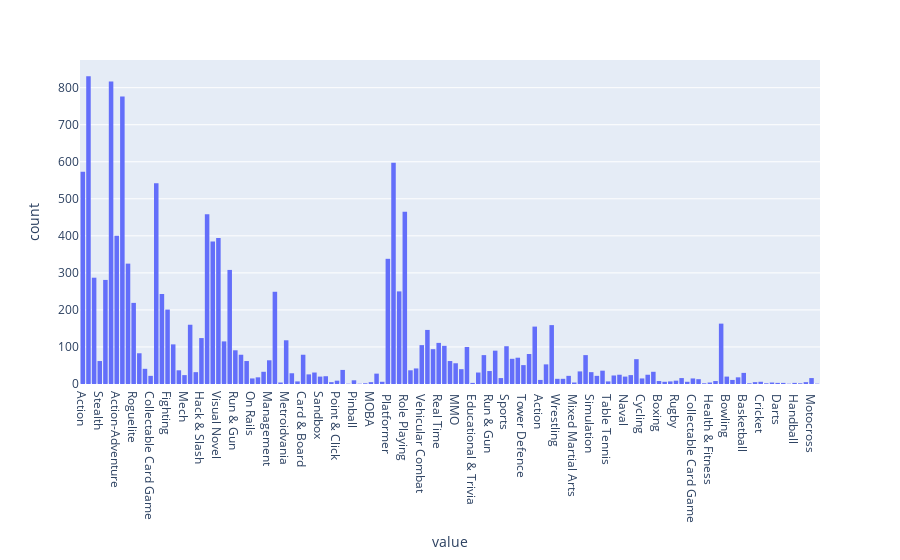

The notebook cell this image was saved under:
### Code cell
px.histogram(df, x="value")

### Figure 1 — Plotly figure (JSON) as saved in the notebook; plotly's stock layout.template omitted (floating-point values rounded to 4 significant figures; data arrays with more than 128 entries replaced by an {"elided": "..."} marker saying what was removed)
{"data": [{"alignmentgroup": "True", "bingroup": "x", "hovertemplate": "value=%{x}<br>count=%{y}<extra></extra>", "legendgroup": "", "marker": {"color": "#636efa", "pattern": {"shape": ""}}, "name": "", "offsetgroup": "", "orientation": "v", "showlegend": false, "type": "histogram", "x": {"elided": "13332 str values"}, "xaxis": "x", "yaxis": "y"}], "layout": {"barmode": "relative", "legend": {"tracegroupgap": 0}, "margin": {"t": 60}, "xaxis": {"anchor": "y", "domain": [0, 1], "title": {"text": "value"}}, "yaxis": {"anchor": "x", "domain": [0, 1], "title": {"text": "count"}}}}
